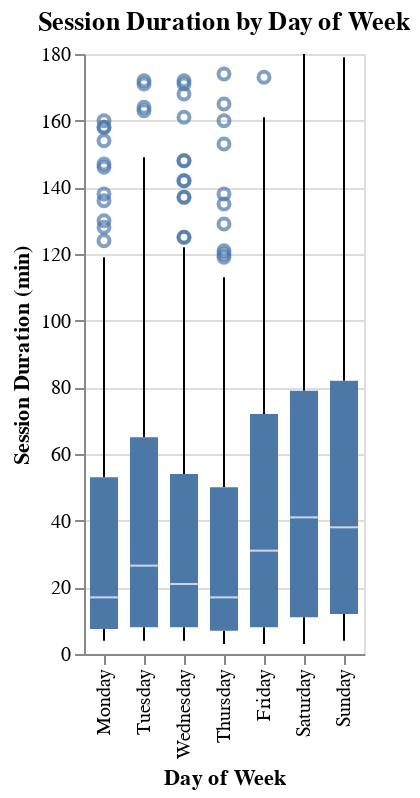

The notebook cell this image was saved under:
### Code cell
import altair as alt

chart_anova = alt.Chart(sessions).mark_boxplot().encode(
    x=alt.X("day_of_week:N", 
            sort=["Monday","Tuesday","Wednesday","Thursday","Friday","Saturday","Sunday"],
            title="Day of Week"),
    y=alt.Y("duration_min:Q", title="Session Duration (min)")
).properties(
    title="Session Duration by Day of Week"
)

chart_anova

### Figure 1 — Vega-Lite specification as saved in the notebook (floating-point values rounded to 4 significant figures; data arrays with more than 128 entries replaced by an {"elided": "..."} marker saying what was removed)
{"config": {"view": {"continuousWidth": 300, "continuousHeight": 300}}, "data": {"name": "data-2718cc8a1e8afb691982dbf3f7848eaf"}, "mark": {"type": "boxplot"}, "encoding": {"x": {"field": "day_of_week", "sort": ["Monday", "Tuesday", "Wednesday", "Thursday", "Friday", "Saturday", "Sunday"], "title": "Day of Week", "type": "nominal"}, "y": {"field": "duration_min", "title": "Session Duration (min)", "type": "quantitative"}}, "title": "Session Duration by Day of Week", "$schema": "https://vega.github.io/schema/vega-lite/v5.20.1.json", "datasets": {"data-2718cc8a1e8afb691982dbf3f7848eaf": {"elided": "1467 records"}}}
